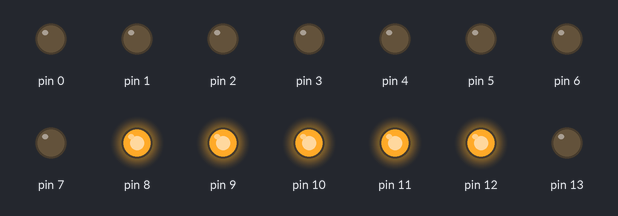
Bench run of a sketch on a simulated Arduino Uno, built with avr-gcc and run on an emulated ATmega328P. Shown: output pins drawn as LEDs (lit = HIGH).

Above: at 0.5 s.
At 2.7 s:
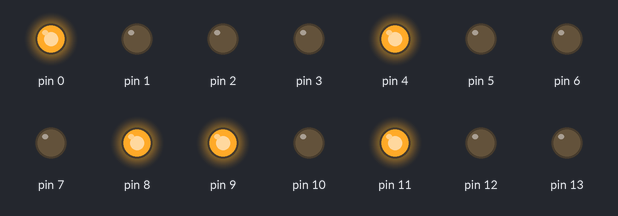
At 3.1 s:
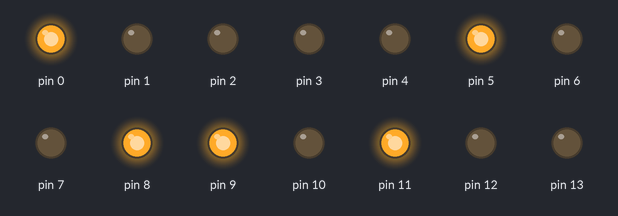
At 3.8 s:
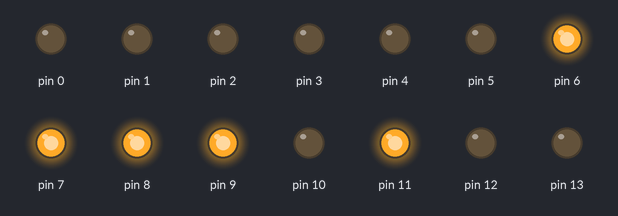
At 5.1 s:
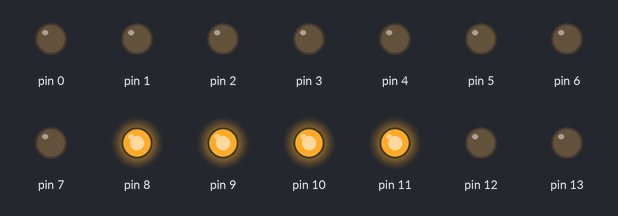
At 8.0 s:
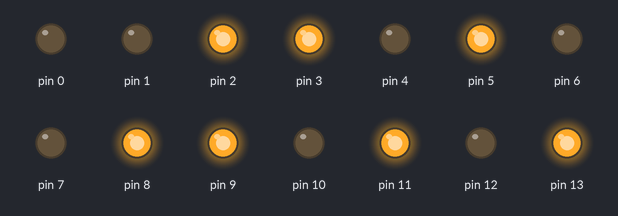
Timing chart, 0 to 9.5 s (numbered marks = the images above):
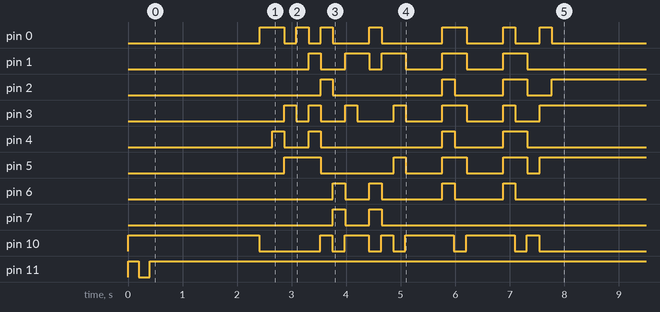

The sketch:

ILI9163.ino
```cpp
/*
 * ILI9163 LCD controller interface
 * Datasheet:
 *   https://www.rockbox.org/wiki/pub/Main/SonyNWZE370/ILI9163.pdf
 *
 * [wire connections to the chip broke, sooo... yeah]
 */


#define D7 B00000001
#define D6 B00000010
#define D5 B00000100
#define D4 B00001000
#define D3 B00010000
#define D2 B00100000
#define D1 B01000000
#define D0 B10000000

#define RD  B000001
#define WR  B000010
#define RS  B000100
#define RST B001000
#define CS  B010000
#define LED B100000

void db(unsigned char x)
{
  byte y = (
            ( (x & (D0)) >> 7 ) |
            ( (x & (D1)) >> 5 ) |
            ( (x & (D2)) >> 3 ) |
            ( (x & (D3)) >> 1 ) |
            ( (x & (D4)) << 1 ) |
            ( (x & (D5)) << 3 ) |
            ( (x & (D6)) << 5 ) |
            ( (x & (D7)) << 7 ) );
  PORTD = x;
};

void lo(unsigned char x) {
  PORTB &= ~(x);
};

void hi(unsigned char x) {
  PORTB |= (x);
};

void cmd(unsigned char x) {
  delay(10);
  lo(RS);
  delay(10);
  lo(WR);
  hi(RD);
  db(x);
  delay(3);
  hi(WR);
  delay(200);
}

void par(unsigned char x) {
  delay(10);
  hi(RS);
  delay(10);
  lo(WR);
  hi(RD);
  db(x);
  delay(3);
  hi(WR);
  delay(200);
}

void dat(unsigned char x,unsigned char y) {
  delay(10);
  hi(RS);
  delay(10);

  lo(WR);
  db(x);
  delay(3);
  hi(WR);

  delay(3);

  lo(WR);
  db(x);
  delay(3);
  hi(WR);

  delay(200);
}

void setup() {
  // put your setup code here, to run once:

  DDRB |= B00111111;
  DDRD |= B11111111;

  db(0);

  hi(RST|CS|RS|RD|WR|LED);
  delay(200);
  lo(RST|LED);
  delay(200);
  hi(RST);
  delay(2000);
  lo(CS);
  lo(LED);
//*/
  cmd(0x01); //SOFTRESET

  cmd(0x11); //SLEEPOUT

  cmd(0x28); //DISP 28OFF 29ON

  cmd(0x21); //COLORINV 20OFF 21ON

  cmd(0x3a); //PIXELFORMAT
  par(0x05);

  cmd(0xc0); //PWRCTRL1
  par(0x0a);
  par(0x02);

  cmd(0xc1); //PWRCTRL2
  par(0x02);

  cmd(0x2a); //2A COL_ADDRESS
  par(0x00); // XSH
  par(0x00); // XSL
  par(0x00); // XEH
  par(0x7f); // XEL (128 pixels x)

  cmd(0x2b); //2B PAGE_ADDRESS
  par(0x00);
  par(0x00);
  par(0x00);
  par(0x7f); // 128 pixels y

  cmd(0x36); //2B ADDR_MODE
  par(0x00);

  cmd(0x29); //DISP 28OFF 29ON

  cmd(0x2C);


//*/

/*/

  db(0xFF);
  delay(1000);
  db(0x00);
  delay(1000);
//*/
  hi(LED);
}

void loop() {
}
```
